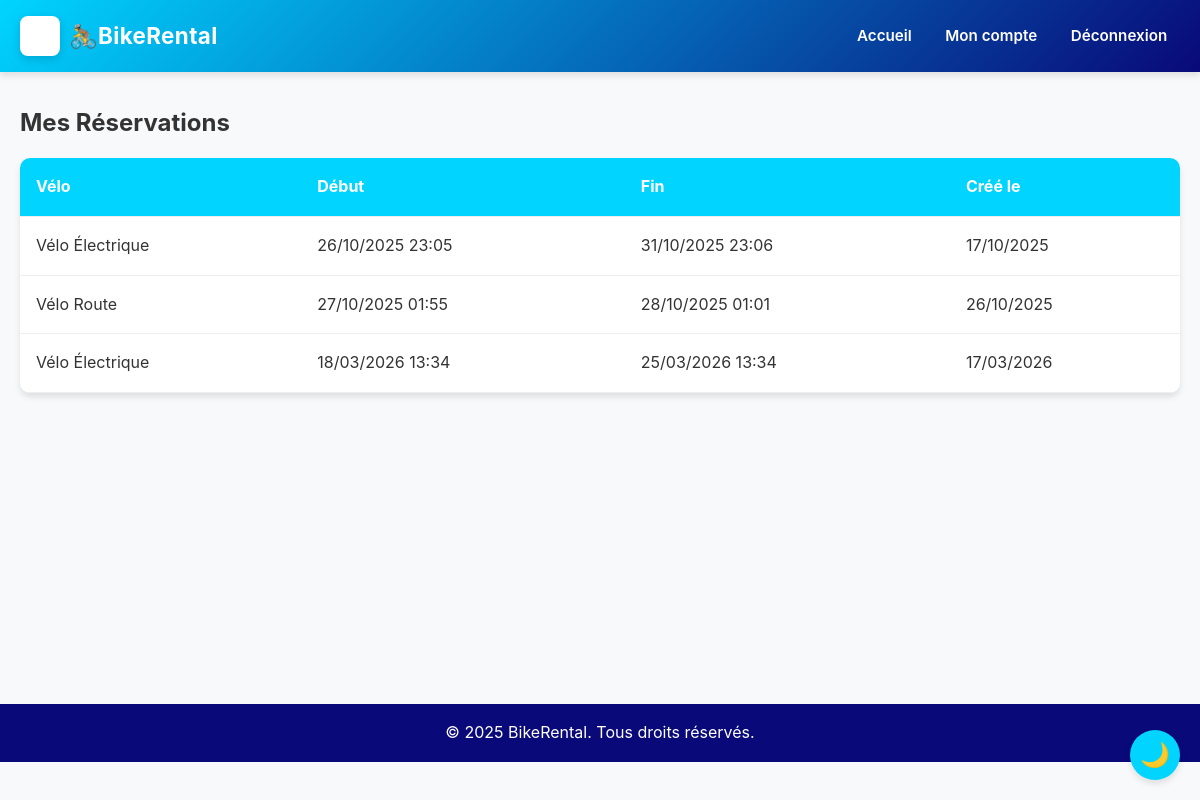
Page /dashboard (signed in) on the committed database.
### models.py (models this page shows, shortened)
class Reservation(db.Model):
    id = db.Column(db.Integer, primary_key=True)
    user_id = db.Column(
        db.Integer,
        db.ForeignKey('user.id'),
        nullable=False
    )
    bike_type_id = db.Column(
        db.Integer,
        db.ForeignKey('bike_type.id'),
        nullable=False
    )
    start_date = db.Column(db.DateTime, nullable=False)
    end_date = db.Column(db.DateTime, nullable=False)
    created_at = db.Column(
        db.DateTime,
        default=datetime.utcnow
    )
    user = db.relationship('User', backref='reservations')
    bike_type = db.relationship('BikeType', backref='reservations')

class BikeType(db.Model):
    id = db.Column(db.Integer, primary_key=True)
    name = db.Column(db.String(100), nullable=False)
    description = db.Column(db.Text, nullable=True)
    price_per_hour = db.Column(db.Float, nullable=False)
    image_url = db.Column(
        db.String(255),
        nullable=False
    )
    available = db.Column(db.Boolean, default=True)

### app.py (the view)
@app.route('/dashboard')
@login_required
def dashboard():
    reservations = Reservation.query.filter_by(user_id=current_user.id).all()
    return render_template('user_dashboard.html', reservations=reservations)

### app.py (called while the page is built)
@login_manager.user_loader
def load_user(user_id):
    return User.query.get(int(user_id))

### templates/user_dashboard.html (shortened to what this page needs)
{% extends "base.html" %}
{% block content %}
<h2>Mes Réservations</h2>
{% if reservations %}
<table class="reservations-table">
    <thead>
        <tr>
            <th>Vélo</th>
            <th>Début</th>
            <th>Fin</th>
            <th>Créé le</th>
        </tr>
    </thead>
    <tbody>
        {% for res in reservations %}
        <tr>
            <td>{{ res.bike_type.name }}</td>
            <td>{{ res.start_date.strftime('%d/%m/%Y %H:%M') }}</td>
            <td>{{ res.end_date.strftime('%d/%m/%Y %H:%M') }}</td>
            <td>{{ res.created_at.strftime('%d/%m/%Y') }}</td>
        </tr>
        {% endfor %}
    </tbody>
</table>
{% else %}
<p>Vous n'avez pas encore de réservations.</p>
{% endif %}
{% endblock %}

### templates/base.html (shortened to what this page needs)
<!DOCTYPE html>
<html lang="fr">
<head>
    <link rel="stylesheet" href="{{ url_for('static', filename='css/style.css') }}">
</head>
<body>
    <header>
        <nav>
            <div class="nav-container">
                <h1 class="brand"><a href="{{ url_for('home') }}"> 🚴BikeRental</a></h1>
                <ul class="main-nav">
                    {% if current_user.is_authenticated %}
                        <li><a href="{{ url_for('home') }}">Accueil</a></li>
                        <li><a href="{{ url_for('dashboard') }}">Mon compte</a></li>
                        <li><a href="{{ url_for('logout') }}">Déconnexion</a></li>
                    {% else %}
                        <li><a href="{{ url_for('home') }}">Accueil</a></li>
                        <li><a href="{{ url_for('login') }}">Connexion</a></li>
                        <li><a href="{{ url_for('register') }}">Inscription</a></li>
                    {% endif %}
                </ul>
            </div>
        </nav>
    </header>
    <main>
        {% block content %}{% endblock %}
    </main>
    <footer>
        <p>&copy; 2025 BikeRental. Tous droits réservés.</p>
    </footer>
</body>
</html>

### static/css/style.css (style rules this page uses)
:root { --primary-color: #00d4ff; --secondary-color: #090979; --accent-color: #00d4ff; --text-color: #333; --bg-color: #f8f9fa; --card-bg: #fff; --shadow: 0 4px 6px rgba(0, 0, 0, 0.1); --transition: all 0.3s ease; }
* { margin: 0; padding: 0; box-sizing: border-box; }
body { font-family: Inter, 'Segoe UI', Tahoma, Geneva, Verdana, sans-serif; line-height: 1.6; color: var(--text-color); background: var(--bg-color); transition: var(--transition); }
a { text-decoration: none; color: var(--primary-color); }
header { background: linear-gradient(135deg, var(--primary-color), var(--secondary-color)); color: white; padding: 1rem 0; box-shadow: var(--shadow); }
.nav-container { max-width: 1200px; margin: 0 auto; display: flex; justify-content: space-between; align-items: center; padding: 0 20px; }
.brand a { color: white; font-size: 1.4rem; font-weight: 700; letter-spacing: 0.4px; }
.main-nav { list-style: none; display: flex; gap: 0.5rem; align-items: center; }
.main-nav li a { color: white; padding: 0.5rem 0.8rem; border-radius: 6px; transition: var(--transition); font-weight: 600; font-size: 0.95rem; }
.brand { display: flex; align-items: center; gap: 0.6rem; }
.brand::before { content: ''; width: 40px; height: 40px; background: white; border-radius: 8px; display: inline-block; box-shadow: 0 3px 8px rgba(0,0,0,0.15); }
main { min-height: calc(100vh - 200px); padding: 2rem 20px; }
.reservations-table, .bikes-table { width: 100%; border-collapse: collapse; margin-top: 1rem; background: var(--card-bg); border-radius: 10px; overflow: hidden; box-shadow: var(--shadow); }
.reservations-table th, .bikes-table th, .reservations-table td, .bikes-table td { padding: 1rem; text-align: left; border-bottom: 1px solid #eee; }
.reservations-table th, .bikes-table th { background: var(--primary-color); color: white; }
footer { text-align: center; padding: 1rem; background: var(--secondary-color); color: white; margin-top: 2rem; }

### rows in the picture
Reservation: bike_type.name "Vélo Électrique", start_date "26/10/2025 23:05", end_date "31/10/2025 23:06", created_at "17/10/2025"
Reservation: bike_type.name "Vélo Route", start_date "27/10/2025 01:55", end_date "28/10/2025 01:01", created_at "26/10/2025"
Reservation: bike_type.name "Vélo Électrique", start_date "18/03/2026 13:34", end_date "25/03/2026 13:34", created_at "17/03/2026"
